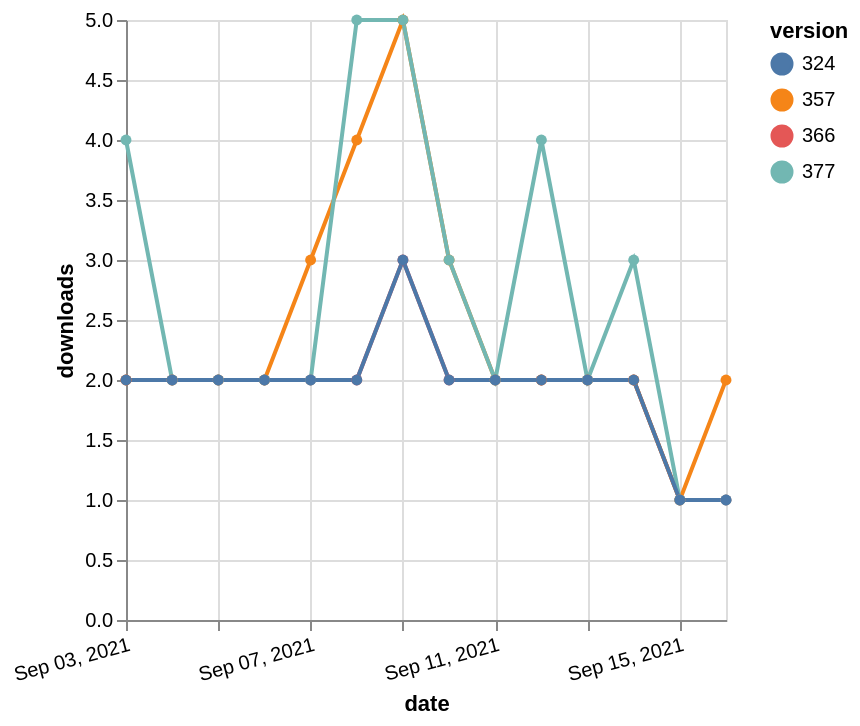

Specify this chart in Vega-Lite:
### Vega-Lite specification from a JSON file in a GitHub repository (floating-point values rounded to 4 significant figures)
{"$schema": "https://vega.github.io/schema/vega-lite/v5.json", "description": "A simple bar chart with embedded data.", "data": {"values": [{"date": "2021-09-03", "total": 2303, "delta": 2, "version": "366"}, {"date": "2021-09-04", "total": 2305, "delta": 2, "version": "366"}, {"date": "2021-09-05", "total": 2307, "delta": 2, "version": "366"}, {"date": "2021-09-06", "total": 2309, "delta": 2, "version": "366"}, {"date": "2021-09-07", "total": 2311, "delta": 2, "version": "366"}, {"date": "2021-09-08", "total": 2313, "delta": 2, "version": "366"}, {"date": "2021-09-09", "total": 2316, "delta": 3, "version": "366"}, {"date": "2021-09-10", "total": 2318, "delta": 2, "version": "366"}, {"date": "2021-09-11", "total": 2320, "delta": 2, "version": "366"}, {"date": "2021-09-12", "total": 2322, "delta": 2, "version": "366"}, {"date": "2021-09-13", "total": 2324, "delta": 2, "version": "366"}, {"date": "2021-09-14", "total": 2326, "delta": 2, "version": "366"}, {"date": "2021-09-15", "total": 2327, "delta": 1, "version": "366"}, {"date": "2021-09-16", "total": 2328, "delta": 1, "version": "366"}, {"date": "2021-09-03", "total": 2877, "delta": 2, "version": "357"}, {"date": "2021-09-04", "total": 2879, "delta": 2, "version": "357"}, {"date": "2021-09-05", "total": 2881, "delta": 2, "version": "357"}, {"date": "2021-09-06", "total": 2883, "delta": 2, "version": "357"}, {"date": "2021-09-07", "total": 2886, "delta": 3, "version": "357"}, {"date": "2021-09-08", "total": 2890, "delta": 4, "version": "357"}, {"date": "2021-09-09", "total": 2895, "delta": 5, "version": "357"}, {"date": "2021-09-10", "total": 2898, "delta": 3, "version": "357"}, {"date": "2021-09-11", "total": 2900, "delta": 2, "version": "357"}, {"date": "2021-09-12", "total": 2902, "delta": 2, "version": "357"}, {"date": "2021-09-13", "total": 2904, "delta": 2, "version": "357"}, {"date": "2021-09-14", "total": 2906, "delta": 2, "version": "357"}, {"date": "2021-09-15", "total": 2907, "delta": 1, "version": "357"}, {"date": "2021-09-16", "total": 2909, "delta": 2, "version": "357"}, {"date": "2021-09-03", "total": 2132, "delta": 4, "version": "377"}, {"date": "2021-09-04", "total": 2134, "delta": 2, "version": "377"}, {"date": "2021-09-05", "total": 2136, "delta": 2, "version": "377"}, {"date": "2021-09-06", "total": 2138, "delta": 2, "version": "377"}, {"date": "2021-09-07", "total": 2140, "delta": 2, "version": "377"}, {"date": "2021-09-08", "total": 2145, "delta": 5, "version": "377"}, {"date": "2021-09-09", "total": 2150, "delta": 5, "version": "377"}, {"date": "2021-09-10", "total": 2153, "delta": 3, "version": "377"}, {"date": "2021-09-11", "total": 2155, "delta": 2, "version": "377"}, {"date": "2021-09-12", "total": 2159, "delta": 4, "version": "377"}, {"date": "2021-09-13", "total": 2161, "delta": 2, "version": "377"}, {"date": "2021-09-14", "total": 2164, "delta": 3, "version": "377"}, {"date": "2021-09-15", "total": 2165, "delta": 1, "version": "377"}, {"date": "2021-09-16", "total": 2166, "delta": 1, "version": "377"}, {"date": "2021-09-03", "total": 2555, "delta": 2, "version": "324"}, {"date": "2021-09-04", "total": 2557, "delta": 2, "version": "324"}, {"date": "2021-09-05", "total": 2559, "delta": 2, "version": "324"}, {"date": "2021-09-06", "total": 2561, "delta": 2, "version": "324"}, {"date": "2021-09-07", "total": 2563, "delta": 2, "version": "324"}, {"date": "2021-09-08", "total": 2565, "delta": 2, "version": "324"}, {"date": "2021-09-09", "total": 2568, "delta": 3, "version": "324"}, {"date": "2021-09-10", "total": 2570, "delta": 2, "version": "324"}, {"date": "2021-09-11", "total": 2572, "delta": 2, "version": "324"}, {"date": "2021-09-12", "total": 2574, "delta": 2, "version": "324"}, {"date": "2021-09-13", "total": 2576, "delta": 2, "version": "324"}, {"date": "2021-09-14", "total": 2578, "delta": 2, "version": "324"}, {"date": "2021-09-15", "total": 2579, "delta": 1, "version": "324"}, {"date": "2021-09-16", "total": 2580, "delta": 1, "version": "324"}]}, "width": "container", "mark": {"type": "line", "point": {"filled": true}}, "encoding": {"x": {"field": "date", "type": "temporal", "timeUnit": "yearmonthdate", "title": "date", "axis": {"labelAngle": -15}}, "y": {"field": "delta", "type": "quantitative", "title": "downloads"}, "color": {"field": "version", "type": "nominal"}, "tooltip": {"field": "delta"}}}
